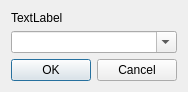
<?xml version="1.0" encoding="UTF-8"?>
<ui version="4.0">
 <class>LC_InputTextDialog</class>
 <widget class="QDialog" name="LC_InputTextDialog">
  <property name="geometry">
   <rect>
    <x>0</x>
    <y>0</y>
    <width>174</width>
    <height>92</height>
   </rect>
  </property>
  <property name="windowTitle">
   <string>Dialog</string>
  </property>
  <layout class="QGridLayout" name="gridLayout">
   <item row="0" column="0">
    <widget class="QLabel" name="lblLabel">
     <property name="text">
      <string>TextLabel</string>
     </property>
    </widget>
   </item>
   <item row="2" column="0">
    <widget class="QDialogButtonBox" name="buttonBox">
     <property name="orientation">
      <enum>Qt::Horizontal</enum>
     </property>
     <property name="standardButtons">
      <set>QDialogButtonBox::Cancel|QDialogButtonBox::Ok</set>
     </property>
    </widget>
   </item>
   <item row="1" column="0">
    <widget class="QComboBox" name="cbInput">
     <property name="editable">
      <bool>true</bool>
     </property>
    </widget>
   </item>
  </layout>
 </widget>
 <resources/>
 <connections>
  <connection>
   <sender>buttonBox</sender>
   <signal>accepted()</signal>
   <receiver>LC_InputTextDialog</receiver>
   <slot>accept()</slot>
   <hints>
    <hint type="sourcelabel">
     <x>248</x>
     <y>254</y>
    </hint>
    <hint type="destinationlabel">
     <x>157</x>
     <y>274</y>
    </hint>
   </hints>
  </connection>
  <connection>
   <sender>buttonBox</sender>
   <signal>rejected()</signal>
   <receiver>LC_InputTextDialog</receiver>
   <slot>reject()</slot>
   <hints>
    <hint type="sourcelabel">
     <x>316</x>
     <y>260</y>
    </hint>
    <hint type="destinationlabel">
     <x>286</x>
     <y>274</y>
    </hint>
   </hints>
  </connection>
 </connections>
</ui>
